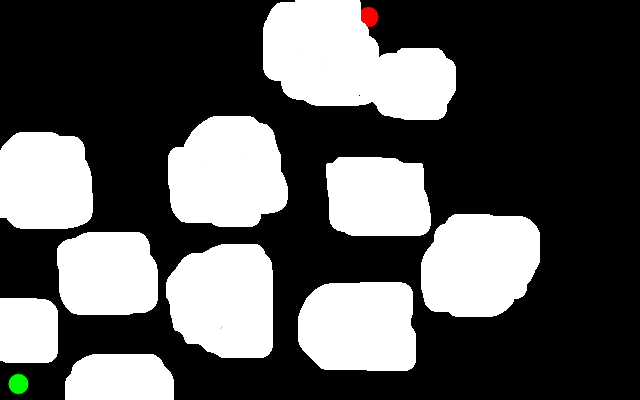
//> input picture Final_submission_1/0.png, 640 x 400 px
$ ./c_space 0.png   (built with g++ and OpenCV 4)
//> lines starting //> are read from the running program, lines starting //| are printed output that depends on the picture; after the words box and inside, x2 and y2 are one past the last pixel; in counts of white or black regions, pixels touching at a corner belong together
#include"opencv2/highgui/highgui.hpp"
#include"opencv2/imgproc/imgproc.hpp"
#include"opencv2/core/core.hpp"
#include<iostream>
#include<math.h>
#include<queue>
#include<vector>
#include<bits/stdc++.h>
using namespace std;
using namespace cv;

Point dest;
Mat region, restricted;
vector<Mat> c_spaces(6);
struct for_queue
{
	int x,y;
	int dist;
};

typedef bool (*comp) (for_queue,for_queue);

struct parent_child
{
	int x,y;
	int index_parent;
};

int heur_euler(for_queue a)
	{return sqrt(pow(abs(a.x-dest.x),2)+pow(abs(a.y-dest.y),2))+a.dist;}

int heur_manhattan(for_queue a)
	{return abs(a.x-dest.x)+abs(a.y-dest.y)+a.dist;}

// [8 lines left out: function compare, not called in this run]

class PathPlanner
{
 private:
 	struct return_data
 	{
 		float length;
 		int total_points;
 	};
	Point start_org,dest_org;
	Mat obstacle_map;
	Mat region_org,region_for_bot_movement,refined_path;
	int points_traversed;
	float path_length;
	vector<Point> final_path;


	vector<for_queue> neigh_update_dist;

	parent_child element;
	vector<parent_child> Parent_Child;

	// [164 lines left out: functions isValid, neigh_dist_update, check_for_parent, inflated_erosion, angle_func, bot_movement and 2 more, not called in this run]

 public:

	PathPlanner(Point start,Point dest,Mat region,Mat original)
	{
		start_org.x=start.x;
		start_org.y=start.y;
		dest_org.x=dest.x;
		dest_org.y=dest.y;
		points_traversed=0;
		path_length=0;
		obstacle_map=region.clone();
		//inflated_erosion();
		region_org=original.clone();
		refined_path=original.clone();
		region_for_bot_movement=original.clone();
	}

	// [7 lines left out: function return_parameters, not called in this run]

	void get_path()
	{
 		int flag=1;
 		//cout<<"E"<<endl;
		element.x=start_org.x;
		element.y=start_org.y;
		element.index_parent=0;
		Parent_Child.push_back(element);
		element.index_parent=-1;
		for_queue start_queue;
		start_queue.x=start_org.x;
		start_queue.y=start_org.y;
		start_queue.dist=0;
		priority_queue<for_queue,vector<for_queue>,comp> queue_nodes{compare};
		queue_nodes.push(start_queue);
		while((!(queue_nodes.empty())&&flag))
		{
			//cout<<"E"<<endl;
			for_queue u=queue_nodes.top();
			queue_nodes.pop();
			//cout<<u.x<<endl;
			if(obstacle_map.at<Vec3b>(u.y,u.x)[0]==255)
				continue;
			obstacle_map.at<Vec3b>(u.y,u.x)[0]=255;  // visited
			if(u.y==dest_org.y&&u.x==dest_org.x)
			{
				flag=0;
				make_path();
				break;
			}
			points_traversed++;
			namedWindow("instant",	WINDOW_NORMAL);
			imshow("instant",obstacle_map);
			waitKey(1);
			for(int i=u.y-1;i<=u.y+1;i++)
			{
				for(int j=u.x-1;j<=u.x+1;j++)
				{
					if(!isValid(i,j,obstacle_map.rows,obstacle_map.cols)) continue;  // within the image
					if(obstacle_map.at<Vec3b>(i,j)[0]>200) continue;  // already visited or obstacle
				//if(sqrt(pow(abs(dest.x-u.x),2)+pow(abs(dest.y-u.y),2))<sqrt(pow(abs(dest.x-j),2)+pow(abs(dest.y-i),2))) continue;
					for_queue neigh;
					neigh.x=j;
					neigh.y=i;
					for_queue current;
					current.x=u.x;
					current.y=u.y;
					current.dist=u.dist;
					neigh.dist=neigh_dist_update(neigh.x,neigh.y);
					if(neigh.dist>current.dist+sqrt(pow(abs(current.x-neigh.x),2)+pow(abs(current.y-neigh.y),2)))
					{
						neigh.dist=current.dist+sqrt(pow(abs(current.x-neigh.x),2)+pow(abs(current.y-neigh.y),2));
						neigh_update_dist.push_back(neigh);
						queue_nodes.push(neigh);
						element.x=neigh.x;
						element.y=neigh.y;
						element.index_parent=check_for_parent(current.x,current.y);
						if(check_for_parent(element.x,element.y)!=-1)
							Parent_Child[check_for_parent(element.x,element.y)].index_parent=check_for_parent(current.x,current.y);
						else
							Parent_Child.push_back(element);
					}
					// [6 lines of commented-out code are left out]
				}
				if(!flag) break;
			}
		}
	}
};


Point contour_center(Mat thresholded)
{
	vector<vector<Point> > contours;
	vector<Vec4i> hierarchy;
	Point center;
    findContours(thresholded, contours, hierarchy, CV_RETR_TREE, CV_CHAIN_APPROX_SIMPLE, Point(0, 0) );
    Mat drawing = Mat::zeros(thresholded.size(), CV_8UC3);
    for( int i = 0; i< contours.size(); i++ )
    {
    	if(contourArea(contours[i])>10000) continue;
        drawContours( drawing, contours, i,Scalar(255,255,255), 2, 8, hierarchy, 0, Point() );
	Rect rct=boundingRect(Mat(contours[i]));
        center.x=(rct.tl().x+rct.br().x)/2;
        center.y=(rct.tl().y+rct.br().y)/2;
        drawing.at<Vec3b>(center.y,center.x)=255;
    };
	return center;
}


Point start_contour(Mat region)
{
	Mat region_ext=Mat::zeros(region.size(),CV_8UC1);
	for(int i=0;i<region.rows;i++)
	{
		for(int j=0;j<region.cols;j++)
		{
			if(region.at<Vec3b>(i,j)[1]>175&&region.at<Vec3b>(i,j)[0]<100)
				region_ext.at<uchar>(i,j)=255;
			else
				region_ext.at<uchar>(i,j)=0;
		}
	}
	return contour_center(region_ext);
}


Point dest_contour(Mat region)
{
	Mat region_ext=Mat::zeros(region.size(),CV_8UC1);
	for(int i=0;i<region.rows;i++)
	{
		for(int j=0;j<region.cols;j++)
		{
			if(region.at<Vec3b>(i,j)[2]>200&&region.at<Vec3b>(i,j)[0]<50)
				region_ext.at<uchar>(i,j)=255;
			else
				region_ext.at<uchar>(i,j)=0;
		}
	}
	return contour_center(region_ext);
}

void input_c_spaces()
{
	c_spaces[0]=imread("0.png",1);
	c_spaces[1]=imread("45.png",1);
	c_spaces[2]=imread("90.png",1);
	c_spaces[3]=imread("135.png",1);
}


int main(int argc,char ** argv)
{
	restricted=imread("restricted.png",1);
//> restricted.png cannot be read in this run, so this picture is empty
	region=imread(argv[1],1);
//> region is the input picture: 400 rows x 640 cols, CV_8UC3; mean B, G, R 87.7, 88, 87.9
	input_c_spaces();
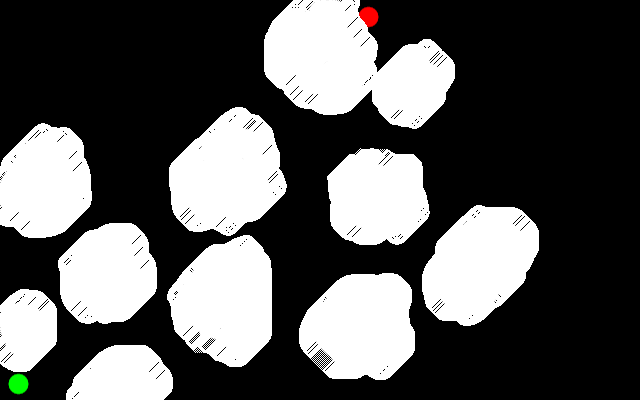
//> input picture Final_submission_1/45.png, 640 x 400 px
//> in input_c_spaces, c_spaces[1] is the input picture: 400 rows x 640 cols, CV_8UC3; mean B, G, R 88.3, 88.6, 88.6
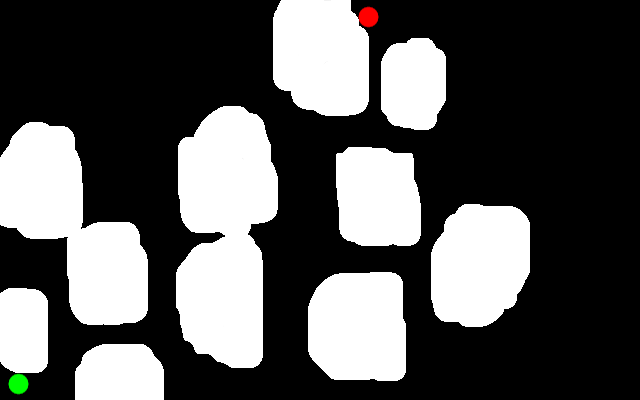
//> input picture Final_submission_1/90.png, 640 x 400 px
//> in input_c_spaces, c_spaces[2] is the input picture: 400 rows x 640 cols, CV_8UC3; mean B, G, R 86.8, 87.1, 87.1
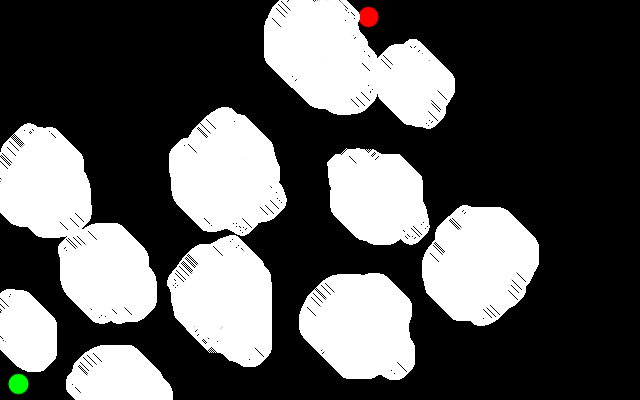
//> input picture Final_submission_1/135.png, 640 x 400 px
//> in input_c_spaces, c_spaces[3] is the input picture: 400 rows x 640 cols, CV_8UC3; mean B, G, R 87.9, 88.2, 88.2
	Point start=start_contour(region);
//> after the loop in start_contour, `for(int i=0;i<region.rows;i++)`:
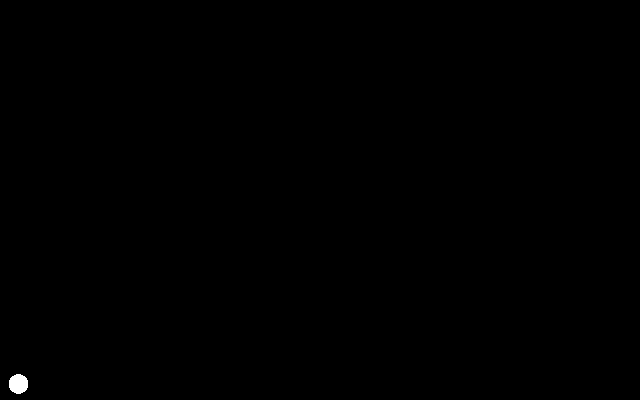
//> region_ext: 400 rows x 640 cols, CV_8UC1; 0.12% white; 1 white region
//> in contour_center, `findContours(thresholded, contours, hierarchy, CV_RETR_TREE, CV_CHAIN_..`: contours = 1 contour; box (x1, y1, x2, y2) and area: (9, 374, 28, 394) 276
//> the loop in contour_center, `for( int i = 0; i< contours.size(); i++ )` made 1 pass
//> rct on pass 1: Rect(9, 374, 19, 20)
//> start = Point(18, 384)
	dest=dest_contour(region);
//> after the loop in dest_contour, `for(int i=0;i<region.rows;i++)`:
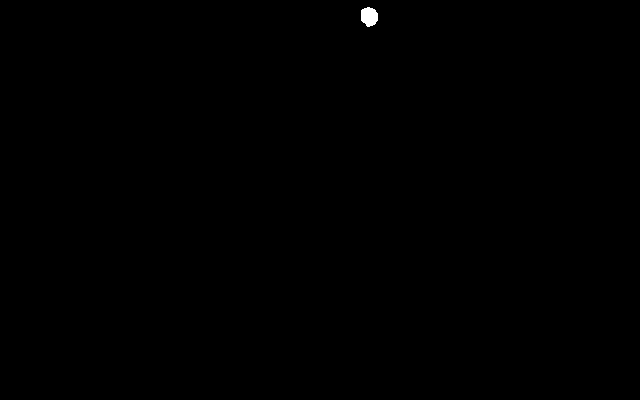
//> region_ext: 400 rows x 640 cols, CV_8UC1; 0.1% white; 1 white region
//> in contour_center (call 2), `findContours(thresholded, contours, hierarchy, CV_RETR_TREE, CV_CHAIN_..`: contours = 1 contour; box (x1, y1, x2, y2) and area: (361, 7, 378, 27) 238
//> the loop in contour_center (call 2), `for( int i = 0; i< contours.size(); i++ )` made 1 pass
//> rct on pass 1: Rect(361, 7, 17, 20)
//> dest = Point(369, 17)
	PathPlanner A_Path(start,dest,restricted,region);
//> in PathPlanner, `start_org.x=start.x;`: start_org = Point(18, 0)
//> in PathPlanner, `start_org.y=start.y;`: start_org = Point(18, 384)
//> in PathPlanner, `dest_org.x=dest.x;`: dest_org = Point(369, 0)
//> in PathPlanner, `dest_org.y=dest.y;`: dest_org = Point(369, 17)
	A_Path.get_path();
//> in get_path, `Parent_Child.push_back(element);`: Parent_Child = 1 item
//> in get_path, `queue_nodes.pop();`: queue_nodes = 0 items
//> (the run ends here: the program crashes, at `if(obstacle_map.at<Vec3b>(u.y,u.x)[0]==255)`)
